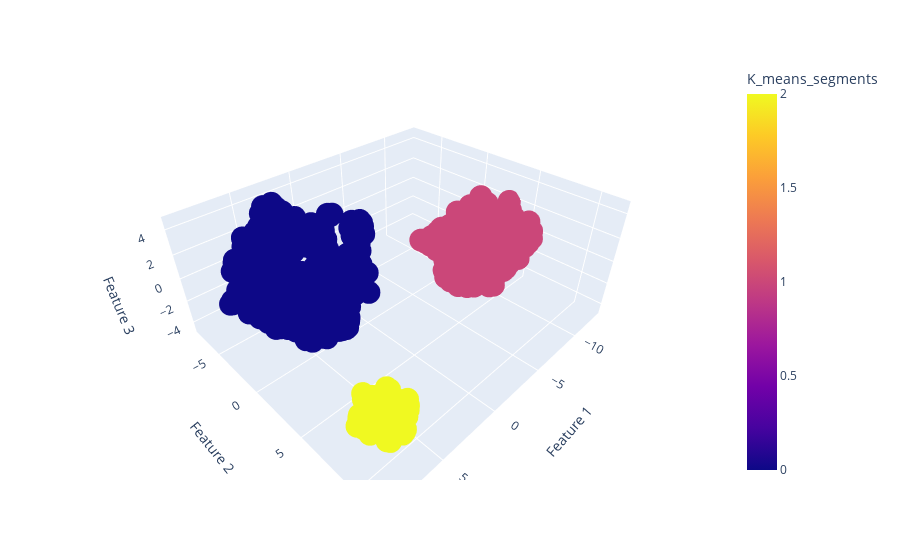

Notebook code for this chart:
### Code cell
# visualizing the final cluster using t-SNE 3D
# plotting a 3D scatterplot
fig = px.scatter_3d(tsne_3d_data, x='Feature 1', y='Feature 2', z='Feature 3',color='K_means_segments')
fig.show()

### Figure 1 — Plotly figure (JSON) as saved in the notebook; plotly's stock layout.template omitted (floating-point values rounded to 4 significant figures; data arrays with more than 128 entries replaced by an {"elided": "..."} marker saying what was removed)
{"data": [{"hovertemplate": "Feature 1=%{x}<br>Feature 2=%{y}<br>Feature 3=%{z}<br>K_means_segments=%{marker.color}<extra></extra>", "legendgroup": "", "marker": {"color": {"elided": "660 int values"}, "coloraxis": "coloraxis", "symbol": "circle"}, "mode": "markers", "name": "", "scene": "scene", "showlegend": false, "type": "scatter3d", "x": {"elided": "660 float values"}, "y": {"elided": "660 float values"}, "z": {"elided": "660 float values"}}], "layout": {"coloraxis": {"colorbar": {"title": {"text": "K_means_segments"}}, "colorscale": [[0, "#0d0887"], [0.1111, "#46039f"], [0.2222, "#7201a8"], [0.3333, "#9c179e"], [0.4444, "#bd3786"], [0.5556, "#d8576b"], [0.6667, "#ed7953"], [0.7778, "#fb9f3a"], [0.8889, "#fdca26"], [1, "#f0f921"]]}, "legend": {"tracegroupgap": 0}, "margin": {"t": 60}, "scene": {"domain": {"x": [0, 1], "y": [0, 1]}, "xaxis": {"title": {"text": "Feature 1"}}, "yaxis": {"title": {"text": "Feature 2"}}, "zaxis": {"title": {"text": "Feature 3"}}}}}
